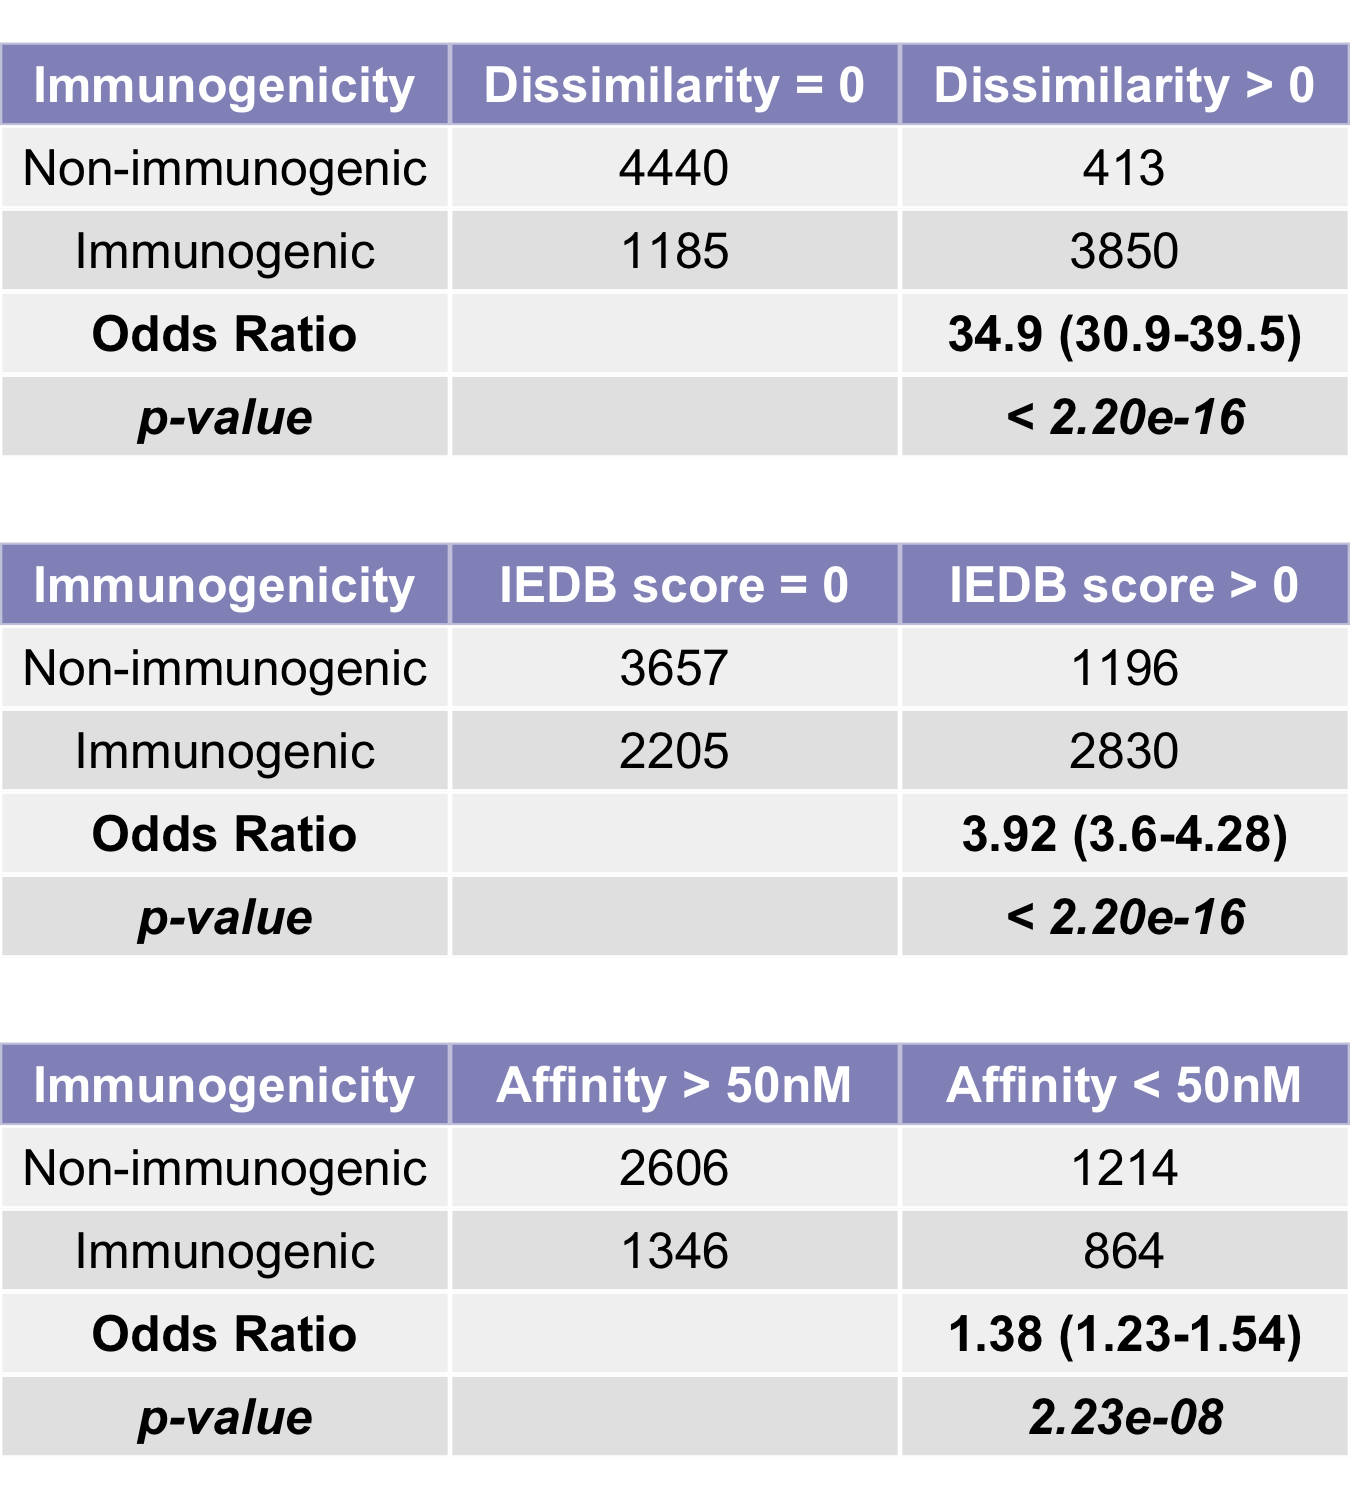

Recreate this plot in R.
library(grid)
library(gridExtra)
library(antigen.garnish)
library(magrittr)
library(data.table)

# run on fullli dataset, AA sequence quality metrics only.
dt <- "pnas_chowell_2015.txt" %>% data.table::fread

##  Run AG  to get predictions for those with 4 digit HLA
dt <- dt[, .SD %>% unique, .SDcols = c("Epitope", "MHC Allele")]
dt <- dt[`MHC Allele` %like% "HLA-[ABC]\\*[0-9]{2}:[0-9]{2}"]
# now we are down to 6023 from 9888

dt  %>% setnames(names(dt), c("pep_mut", "MHC"))
dt[, MHC := MHC %>% stringr::str_extract("HLA-[ABC]\\*[0-9]{2}:[0-9]{2}")]
dt[, mutant_index := "all"]
dt[, sample_id :=  "placeholder"]

# you might need to chunk this if you are running with limited RAM
dt <- antigen.garnish::garnish_affinity(dt, remove_wt = FALSE, fitness = FALSE)

# write nmer and affinity prediction for limited dataset to file.
dt[, .SD  %>% unique,
.SDcols = c("nmer",
            "MHC",
            "Ensemble_score",
            "mhcflurry_prediction",
            "mhcnuggets_pred_lstm",
            "mhcnuggets_pred_gru",
            "affinity(nM)_netMHCpan",
            "affinity(nM)_netMHC")] %>%
  data.table::fwrite("Chowell_preds.txt", sep = "\t")

# now we run sequence metrics (IEDB score and dissimilarity) on full dataset.
dt <- "pnas_chowell_2015.txt" %>% data.table::fread

dt <- dt[, .SD %>% unique, .SDcols = c("Epitope", "Immunogenicity")] %>%
    data.table::setnames("Epitope", "nmer")

# chunk it just in case of memory limit
# BLAST is ok but the SW-alignment of hits is memory intensive
dtl <- split(dt, 1:10)

stl <- lapply(dtl %>% seq_along, function(i){

  print(i)

  st <-  dtl[[i]][, nmer %>% unique] %>% antigen.garnish::iedb_score(db = "human")
  it <-  dtl[[i]][, nmer %>% unique] %>% antigen.garnish::garnish_dissimilarity(db = "human")

  st <- merge(st, it, by  = "nmer")

  return(st)

}) %>% data.table::rbindlist(use.names = TRUE)

dt <- merge(stl, dt, by = "nmer", all.y = TRUE)

dt %<>% unique(by = c("nmer", "Immunogenicity", "dissimilarity", "iedb_score"))

# if blast didn't return anything, no hits so iedb_score is 0.
# do this manually here since this is normally done within garnish_affinity
dt[is.na(iedb_score), iedb_score := 0]

# save our output just in case
dt %>% data.table::fwrite("Chowell_st_ie.txt", sep  = "\t")

# first sequence metrics table only, no excluded entries

# we are using the absolute most permissive metrics here
# This is based on both an ROC curve analysis, and because
# IEDB high and high dissimilarity neos using the cutoffs of  c(0.25, 0.9) as in other figures
# are such a relatively small percent that this analysis is not meaningful
# change these numbers to have < 0.25 and >0.9, OR and trends remain significant
# see Figure S1A for this exact analysis with those cutoffs
# overall sensitivity though is quite low, so we use the permissive threshold of 1 and 0 instead
dt <- "Chowell_st_ie.txt" %>% data.table::fread

# dissimilarity first
dt[dissimilarity > 0, res := "Dissimilarity > 0"]
dt[dissimilarity == 0, res := "Dissimilarity = 0"]

t <- dt[,  .N, by = c("res", "Immunogenicity")] %>% dcast(Immunogenicity ~ res, value.var  = "N")

tab <- t[, .SD, .SDcols = 2:3] %>% as.data.frame
rownames(tab) <-  t[, Immunogenicity]

tab <- tab[, c("Dissimilarity = 0", "Dissimilarity > 0")]

# perform local tests by checking all columns against all others combined
pdt <- lapply(colnames(tab), function(i){

  t <- tab %>% data.table::as.data.table(keep.rownames =  TRUE)

  # sum all  other columns vs iterant
  v <- names(t)[which(!names(t) %chin% c("rn",  i))]

  t[, comp := sum(.SD %>% unlist), .SDcols = v, by = "rn"]

  tt <- t[, .SD, .SDcols = c("comp", i)] %>%
          as.data.frame

  rownames(tt) <- t[, rn]

  ft <-  fisher.test(tt, simulate.p.value = TRUE, B =  2000)

  ci <-  paste(ft$conf.int %>% signif(digits = 3), collapse = "-")

  return(data.table::data.table(var = i, `Odds Ratio` = ft$estimate %>% signif(digits = 3),
                                `p-value` = ft$p.value, conf.interval = ci))

})  %>% data.table::rbindlist

pdt[, `p-value` := `p-value` %>% signif(digits = 3)]

pdt[, `Odds Ratio` := paste(`Odds Ratio`, " (", conf.interval, ")", sep = "")]

pdt %<>% as.data.frame

rownames(pdt) <- pdt["var"] %>% unlist

pdt <- pdt[, c("Odds Ratio", "p-value")]  %>% t

pdt[, 1] <- ""

tab <- rbind(tab, pdt)

tab  %<>% data.table::as.data.table(keep.rownames = TRUE)
tab %>% data.table::setnames("rn", "Immunogenicity")

tab[, names(tab)[2:3] := lapply(.SD, as.character), .SDcols = names(tab)[2:3]]

tab[Immunogenicity == "Positive", Immunogenicity := "Immunogenic"]
tab[Immunogenicity == "Negative", Immunogenicity := "Non-immunogenic"]

if((tab[4, 3]  %>% as.numeric) < 2.2e-16) tab[4, 3] <- "< 2.20e-16"

tt <- ttheme_default(padding = unit(c(10, 4), "mm"),
                    rowhead=list(fg_params=list(face = "bold")),
                    colhead=list(fg_params=list(col="white"),
                                  bg_params = list(fill="navyblue", alpha = 0.5)
                                ),
                    core=list(

          fg_params=list(fontface=c("plain", "plain", "bold", "bold.italic")),
          bg_params = list(fill=c(rep(c("grey95", "grey90"),
                                      length.out=4), "#6BAED6"),
                           alpha = rep(c(1,0.5), each=5))

                         )
                         )

# pad out table to max characters
gtab_dis <- tableGrob(tab, rows = NULL, theme = tt)

gtab_dis$widths <-  unit(rep(1/ncol(gtab_dis), ncol(gtab_dis)), "npc")

# now IEDB alignment score
dt <- "Chowell_st_ie.txt" %>% data.table::fread

# maximally permissive, try to maximize sensitivity
dt[iedb_score > 0, res := "IEDB score > 0"]
dt[iedb_score == 0, res := "IEDB score = 0"]

t <- dt[,  .N, by = c("res", "Immunogenicity")] %>% dcast(Immunogenicity ~ res, value.var  = "N")

tab <- t[, .SD, .SDcols = 2:3] %>% as.data.frame
rownames(tab) <-  t[, Immunogenicity]

tab <- tab[, c("IEDB score = 0", "IEDB score > 0")]

# perform local tests by checking all columns against all others combined
pdt <- lapply(colnames(tab), function(i){

  t <- tab %>% data.table::as.data.table(keep.rownames =  TRUE)

  # sum all  other columns vs iterant
  v <- names(t)[which(!names(t) %chin% c("rn",  i))]

  t[, comp := sum(.SD %>% unlist), .SDcols = v, by = "rn"]

  tt <- t[, .SD, .SDcols = c("comp", i)] %>%
          as.data.frame

  rownames(tt) <- t[, rn]

  ft <-  fisher.test(tt, simulate.p.value = TRUE, B =  2000)

  ci <-  paste(ft$conf.int %>% signif(digits = 3), collapse = "-")

  return(data.table::data.table(var = i, `Odds Ratio` = ft$estimate %>% signif(digits = 3),
                                `p-value` = ft$p.value, conf.interval = ci))

})  %>% data.table::rbindlist

pdt[, `p-value` := `p-value` %>% signif(digits = 3)]

pdt[, `Odds Ratio` := paste(`Odds Ratio`, " (", conf.interval, ")", sep = "")]

pdt %<>% as.data.frame

rownames(pdt) <- pdt["var"] %>% unlist

pdt <- pdt[, c("Odds Ratio", "p-value")]  %>% t

pdt[, 1] <- ""

tab <- rbind(tab, pdt)

tab  %<>% data.table::as.data.table(keep.rownames = TRUE)
tab %>% data.table::setnames("rn", "Immunogenicity")

tab[, names(tab)[2:3] := lapply(.SD, as.character), .SDcols = names(tab)[2:3]]

tab[Immunogenicity == "Positive", Immunogenicity := "Immunogenic"]
tab[Immunogenicity == "Negative", Immunogenicity := "Non-immunogenic"]

if((tab[4, 3]  %>% as.numeric) < 2.2e-16) tab[4, 3] <- "< 2.20e-16"

tt <- ttheme_default(padding = unit(c(10, 4), "mm"),
                    rowhead=list(fg_params=list(face = "bold")),
                    colhead=list(fg_params=list(col="white"),
                                  bg_params = list(fill="navyblue", alpha = 0.5)
                                ),
                    core=list(

          fg_params=list(fontface=c("plain", "plain", "bold", "bold.italic")),
          bg_params = list(fill=c(rep(c("grey95", "grey90"),
                                      length.out=4), "#6BAED6"),
                           alpha = rep(c(1,0.5), each=5))

                         )
                         )

# pad out table to max characters
gtab_ie <- tableGrob(tab, rows = NULL, theme = tt)

gtab_ie$widths <-  unit(rep(1/ncol(gtab_ie), ncol(gtab_ie)), "npc")

# now only peptides that included HLA data for predictions
dt <- "Chowell_st_ie.txt" %>% data.table::fread
b <- "Chowell_preds.txt" %>% data.table::fread

dt <- merge(dt, b, by = "nmer")

dt[Ensemble_score > 50, res := "Affinity > 50nM"]
dt[Ensemble_score < 50, res := "Affinity < 50nM"]

t <- dt[,  .N, by = c("res", "Immunogenicity")] %>% dcast(Immunogenicity ~ res, value.var  = "N")

tab <- t[, .SD, .SDcols = 2:3] %>% as.data.frame
rownames(tab) <-  t[, Immunogenicity]

tab <- tab[, c("Affinity > 50nM", "Affinity < 50nM")]

# perform local tests by checking all columns against all others combined
pdt <- lapply(colnames(tab), function(i){

  t <- tab %>% data.table::as.data.table(keep.rownames =  TRUE)

  # sum all  other columns vs iterant
  v <- names(t)[which(!names(t) %chin% c("rn",  i))]

  t[, comp := sum(.SD %>% unlist), .SDcols = v, by = "rn"]

  tt <- t[, .SD, .SDcols = c("comp", i)] %>%
          as.data.frame

  rownames(tt) <- t[, rn]

  ft <-  fisher.test(tt, simulate.p.value = TRUE, B =  2000)

  ci <-  paste(ft$conf.int %>% signif(digits = 3), collapse = "-")

  return(data.table::data.table(var = i, `Odds Ratio` = ft$estimate %>% signif(digits = 3),
                                `p-value` = ft$p.value, conf.interval = ci))

})  %>% data.table::rbindlist

pdt[, `p-value` := `p-value` %>% p.adjust(method = "bonferroni")]
pdt[, `p-value` := `p-value` %>% signif(digits = 3)]

pdt[, `Odds Ratio` := paste(`Odds Ratio`, " (", conf.interval, ")", sep = "")]

pdt %<>% as.data.frame

rownames(pdt) <- pdt["var"] %>% unlist

pdt <- pdt[, c("Odds Ratio", "p-value")]  %>% t

pdt[, 1] <- ""

tab <- rbind(tab, pdt)

tab  %<>% data.table::as.data.table(keep.rownames = TRUE)
tab %>% data.table::setnames("rn", "Immunogenicity")

tab[, names(tab)[2:3] := lapply(.SD, as.character), .SDcols = names(tab)[2:3]]

tab[Immunogenicity == "Positive", Immunogenicity := "Immunogenic"]
tab[Immunogenicity == "Negative", Immunogenicity := "Non-immunogenic"]

if((tab[4, 3]  %>% as.numeric) < 2.2e-16) tab[4, 3] <- "< 2.20e-16"

tt <- gridExtra::ttheme_default(padding = grid::unit(c(10, 4), "mm"),
                    rowhead=list(fg_params=list(face = "bold")),
                    colhead=list(fg_params=list(col="white"),
                                  bg_params = list(fill="navyblue", alpha = 0.5)
                                ),
                    core=list(

          fg_params=list(fontface=c("plain", "plain", "bold", "bold.italic")),
          bg_params = list(fill=c(rep(c("grey95", "grey90"),
                                      length.out=4), "#6BAED6"),
                           alpha = rep(c(1,0.5), each=5))

                         )
                         )

# pad out table to max characters
gtab3 <- tableGrob(tab, rows = NULL, theme = tt)

gtab3$widths <-  unit(rep(1/ncol(gtab3), ncol(gtab3)), "npc")

png(filename = "Fig2D.png", type = "quartz", width = 4.5, height = 5, units = "in", res = 300)
grid.newpage()
grid.arrange(gtab_dis, gtab_ie, gtab3, nrow = 3)
dev.off()
